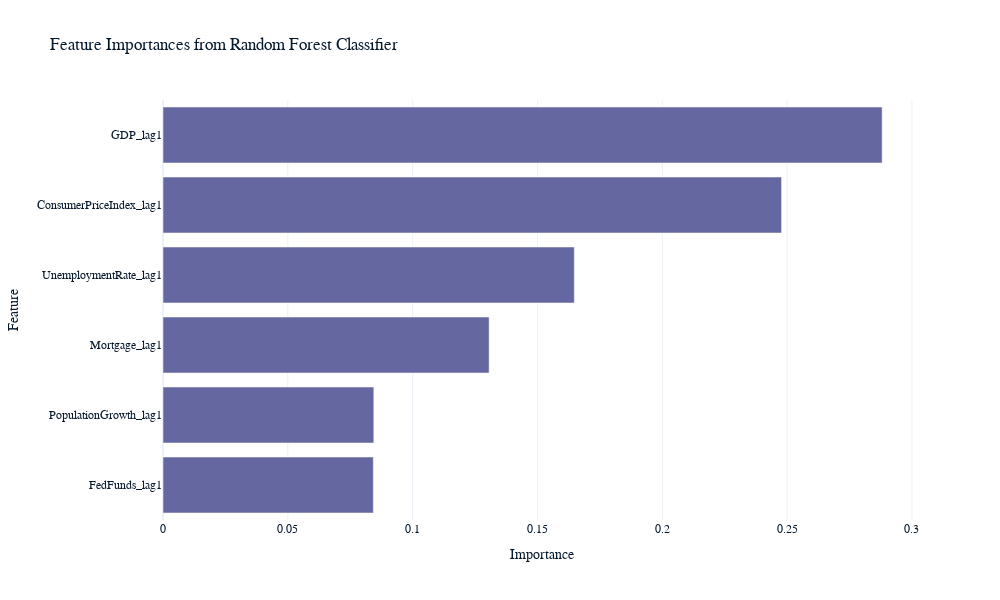

Source (notebook cell):
### Markdown cell above
## Feature Selection

### Code cell
# Dynamic feature importances 

# Access the feature importances from the trained RandomForest model
feature_importances = rf_clf.feature_importances_

# Create a DataFrame to store feature names and their corresponding importances
importance_df = pd.DataFrame({
    'Feature': features_lagged,
    'Importance': feature_importances
})

# Sort the DataFrame by the 'Importance' column in descending order
importance_df = importance_df.sort_values(by='Importance', ascending=False)

# Plot the feature importances using Plotly Express
fig = px.bar(importance_df, x='Importance', y='Feature', orientation='h', 
             title='Feature Importances from Random Forest Classifier',
             labels={'Feature': 'Feature', 'Importance': 'Importance'})

# Update layout with dynamic size
fig.update_layout(width=1000, height=600)
fig.update_yaxes(categoryorder='total ascending')

# Show plot
fig.show()

### Figure 1 — Plotly figure (JSON) as saved in the notebook; plotly's stock layout.template omitted (floating-point values rounded to 4 significant figures)
{"data": [{"alignmentgroup": "True", "hovertemplate": "Importance=%{x}<br>Feature=%{y}<extra></extra>", "legendgroup": "", "marker": {"color": "#6568a0", "pattern": {"shape": ""}}, "name": "", "offsetgroup": "", "orientation": "h", "showlegend": false, "textposition": "auto", "x": [0.2881, 0.2478, 0.1648, 0.1306, 0.08445, 0.08426], "xaxis": "x", "y": ["GDP_lag1", "ConsumerPriceIndex_lag1", "UnemploymentRate_lag1", "Mortgage_lag1", "PopulationGrowth_lag1", "FedFunds_lag1"], "yaxis": "y", "type": "bar"}], "layout": {"xaxis": {"anchor": "y", "domain": [0, 1], "title": {"text": "Importance"}}, "yaxis": {"anchor": "x", "domain": [0, 1], "title": {"text": "Feature"}, "categoryorder": "total ascending"}, "legend": {"tracegroupgap": 0}, "title": {"text": "Feature Importances from Random Forest Classifier"}, "barmode": "relative", "width": 1000, "height": 600}}
